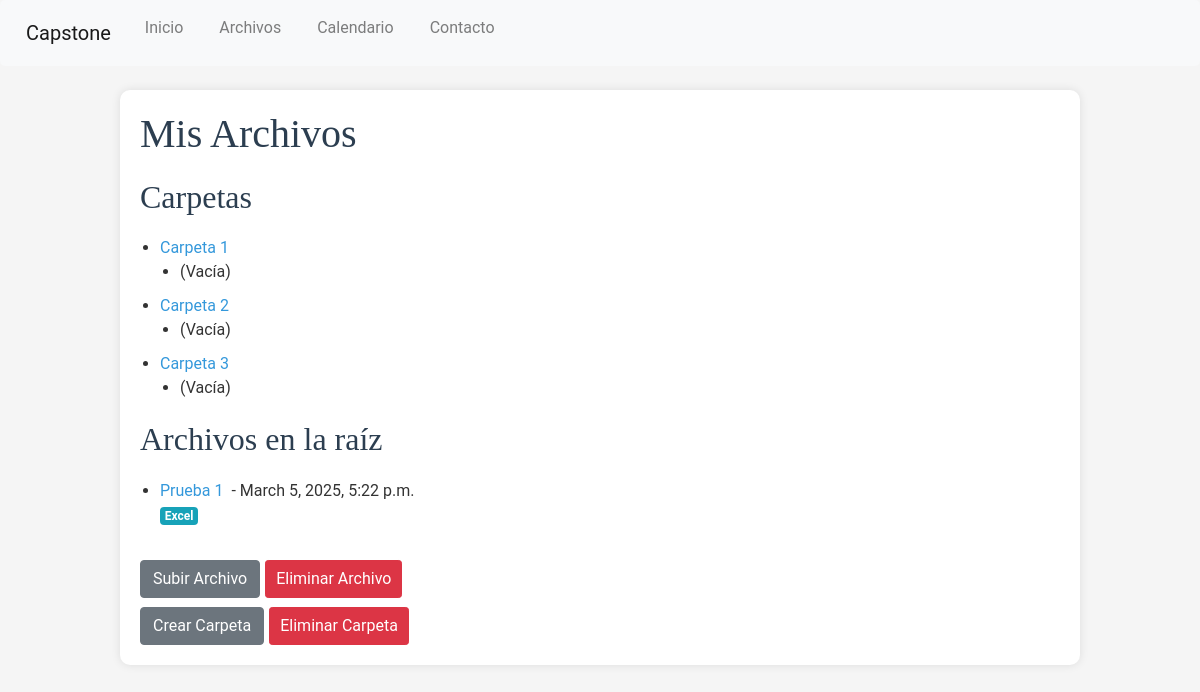
/files/ (signed in), run on an earlier commit of the app's database.
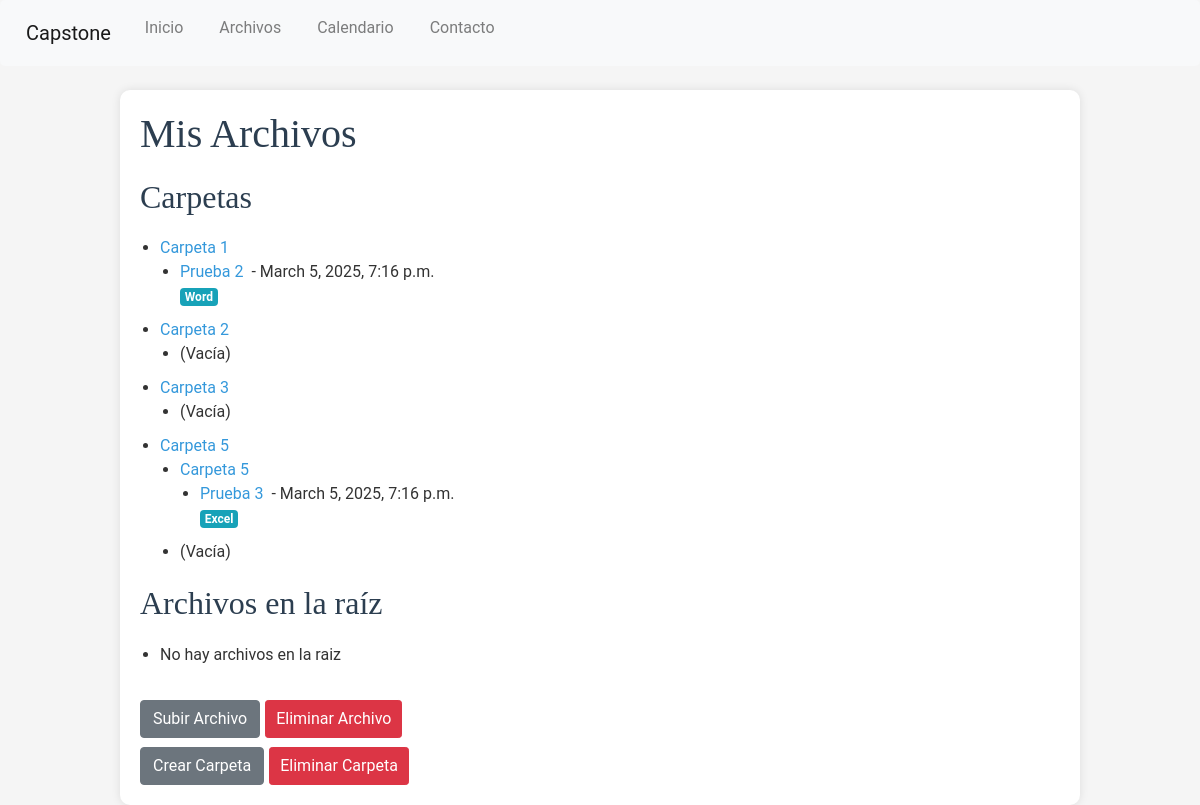
And on a later commit of the database.
### Capstone/models.py (models this page shows, shortened)
class Folder(models.Model):
    name = models.CharField(max_length=255)
    user = models.ForeignKey(User, on_delete=models.CASCADE)
    parent = models.ForeignKey('self', on_delete=models.CASCADE, null=True, blank=True, related_name='subfolders')

class File(models.Model):
    name = models.CharField(max_length=75)
    file = models.FileField(upload_to=directorio_usuario)
    user = models.ForeignKey(User, on_delete=models.CASCADE, null=True, blank=True)
    folder = models.ForeignKey(Folder, on_delete=models.CASCADE, null=True, blank=True)
    tags = models.CharField(max_length=255, blank=True)
    date= models.DateTimeField(auto_now_add=True)

### Capstone/views.py (the view)
# urls.py: path('files/', views.files, name='files'),
@login_required
def files(request):
    folders = Folder.objects.filter(user=request.user, parent__isnull=True)
    subfolders = Folder.objects.filter(user=request.user, parent__isnull=False)
    user_files = File.objects.filter(
        user=request.user, folder__isnull=True).order_by("-date")
    folder_files = {folder.id: File.objects.filter(folder=folder) for folder in Folder.objects.filter(user=request.user)}
    return render(request, "Capstone/files.html", {
        "folders": folders,
        "user_files": user_files,
        "folder_files": folder_files,
        "subfolders": subfolders
    })

### Capstone/templatetags/custom_filters.py (called while the page is built)
@register.filter
def get_item(dictionary, key):
    return dictionary.get(key, [])

### Capstone/templates/Capstone/files.html (shortened to what this page needs)
{% extends "Capstone/layout.html" %}
{% load custom_filters %}
{% block body %}
<div class="container mt-4">
  <h1>Mis Archivos</h1>
  <h2>Carpetas</h2>
  <ul>
    {% for folder in folders %}
    <li class="folder" ondrop="drop(event)" ondragover="allowDrop(event)" data-folder-id="{{ folder.id }}">
      <div class="folder-container">
        <a href="{% url 'folder_files' folder.id %}">{{ folder.name }}</a>
      </div>
      <ul>
        {% for subfolder in subfolders %}
        {% if subfolder.parent_id == folder.id %}
        <li class="folder" ondrop="drop(event)" ondragover="allowDrop(event)" data-folder-id="{{ subfolder.id }}">
          <div class="folder-container">
            <a href="{% url 'folder_files' folder.id %}">{{ folder.name }}</a>
          </div>
          <ul>
            {% with folder_files|get_item:subfolder.id as subfolder_files %}
            {% if subfolder_files %}
            {% for file in subfolder_files %}
            <li class="file" draggable="true" ondragstart="drag(event)" data-file-id="{{ file.id }}">
              <div class="file-container">
                <a href="{{ file.file.url }}">{{ file.name }}</a> - {{ file.date }}
              </div>
              {% if file.tags %}
              <span class="badge badge-info">{{ file.tags }}</span>
              {% endif %}
            </li>
            {% endfor %}
            {% else %}
            <li class="empty-message">(Vacía)</li>
            {% endif %}
            {% endwith %}
          </ul>
        </li>
        {% endif %}
        {% endfor %}
        {% for file in folder_files|get_item:folder.id %}
        <li class="file" draggable="true" ondragstart="drag(event)" data-file-id="{{ file.id }}">
          <div class="file-container">
            <a href="{{ file.file.url }}">{{ file.name }}</a> - {{ file.date }}
          </div>
          {% if file.tags %}
          <span class="badge badge-info">{{ file.tags }}</span>
          {% endif %}
        </li>
        {% empty %}
        <li class="empty-message">(Vacía)</li>
        {% endfor %}
      </ul>
    </li>
    {% empty %}
    <li>
      <p>No hay carpetas</p>
    </li>
    {% endfor %}
  </ul>
  <h2>Archivos en la raíz</h2>
  <ul id="root-folder" ondrop="drop(event)" ondragover="allowDrop(event)">
    {% for file in user_files %}
    <li class="file" draggable="true" ondragstart="drag(event)" data-file-id="{{ file.id }}">
      <div class="file-container">
        <a href="{{ file.file.url }}">{{ file.name }}</a> - {{ file.date }}
      </div>
      {% if file.tags %}
      <span class="badge badge-info">{{ file.tags }}</span>
      {% endif %}
    </li>
    {% empty %}
    <li class="empty-message">No hay archivos en la raiz</li>
    {% endfor %}
  </ul>
  <div class="d-flex flex-column">
    <div class="d-flex justify-content-start mt-2">
      <a class="btn btn-secondary" href="{% url 'file-upload' %}">Subir Archivo</a>
      <button class="btn btn-danger btn-sm" onclick="toggleFileCheckboxes()">Eliminar Archivo</button>
    </div>
    <div class="d-flex justify-content-start mt-1">
      <a class="btn btn-secondary" href="{% url 'create_folder' %}">Crear Carpeta</a>
      <button class="btn btn-danger btn-sm" onclick="toggleFolderCheckboxes()">Eliminar Carpeta</button>
    </div>
  </div>
</div>
{% endblock %}

What changed in the data, as far as the page shows it:
removed File: name "Prueba 1", date "March 5, 2025, 5:22 p.m.", tags "Excel", shown under "Archivos en la raíz"
shown differently, row unchanged: Folder "Carpeta 1": no longer shows "(Vacía)"
added File: name "Prueba 2", date "March 5, 2025, 7:16 p.m.", tags "Word", shown under Folder "Carpeta 1"
added Folder: name "Carpeta 5", shown under "Carpetas"
added File: name "Prueba 3", date "March 5, 2025, 7:16 p.m.", tags "Excel", shown under "Carpeta 5"
Also different on the page:
text now shown: "No hay archivos en la raiz"
